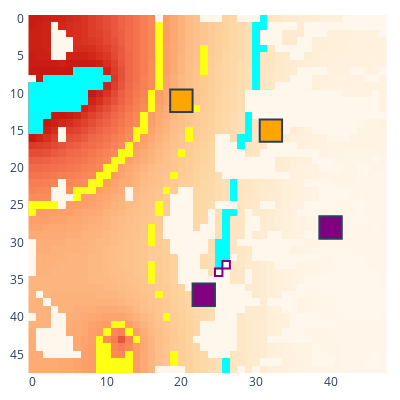

Notebook source saved alongside this figure:
### Code cell
from matplotlib import colors
from lux.kit import GameState
from luxai2022.unit import UnitType
import plotly.graph_objects as go
import re
from matplotlib.patches import Rectangle

from util import show_env, mpl_plot_path, plotly_plot_path
import util

env = get_test_env()
game_state = game_state_from_env(env)
units = _units(env)
unit = units[0]

fig = show_env(env, mode="plotly")
fig.show()

### Figure 1 — Plotly figure (JSON) as saved in the notebook; plotly's stock layout.template omitted (floating-point values rounded to 4 significant figures; data arrays with more than 128 entries replaced by an {"elided": "..."} marker saying what was removed)
{"data": [{"colorscale": [[0, "rgb(255,247,236)"], [0.125, "rgb(254,232,200)"], [0.25, "rgb(253,212,158)"], [0.375, "rgb(253,187,132)"], [0.5, "rgb(252,141,89)"], [0.625, "rgb(239,101,72)"], [0.75, "rgb(215,48,31)"], [0.875, "rgb(179,0,0)"], [1, "rgb(127,0,0)"]], "name": "Rubble", "showscale": false, "type": "heatmap", "z": {"elided": "48x48 int values"}}, {"colorscale": [[0, "#00ffff"], [1, "#00ffff"]], "hoverinfo": "skip", "showscale": false, "type": "heatmap", "z": {"elided": "48x48 int values"}}, {"colorscale": [[0, "#ffff14"], [1, "#ffff14"]], "hoverinfo": "skip", "showscale": false, "type": "heatmap", "z": {"elided": "48x48 int values"}}, {"colorscale": [[0, "#15b01a"], [1, "#15b01a"]], "hoverinfo": "skip", "showscale": false, "type": "heatmap", "z": {"elided": "48x48 null values"}}, {"customdata": [["unit_4", "player_0", "HEAVY", [25, 34], 671, 60, 0, 0, 0]], "hovertemplate": "%{customdata[0]} %{customdata[1]}<br>Type: %{customdata[2]}<br>Pos: %{customdata[3]}<br>Power: %{customdata[4]}<br>Ice: %{customdata[5]}<br>Ore: %{customdata[6]}<br>Water: %{customdata[7]}<br>Metal: %{customdata[8]}<br><extra></extra>", "name": "unit_4", "showscale": false, "type": "heatmap", "x": [25], "y": [34], "z": [4]}, {"customdata": [["unit_5", "player_0", "HEAVY", [26, 33], 47, 100, 0, 0, 0]], "hovertemplate": "%{customdata[0]} %{customdata[1]}<br>Type: %{customdata[2]}<br>Pos: %{customdata[3]}<br>Power: %{customdata[4]}<br>Ice: %{customdata[5]}<br>Ore: %{customdata[6]}<br>Water: %{customdata[7]}<br>Metal: %{customdata[8]}<br><extra></extra>", "name": "unit_5", "showscale": false, "type": "heatmap", "x": [26], "y": [33], "z": [5]}], "layout": {"coloraxis": {"showscale": false}, "height": 400, "margin": {"b": 10, "l": 10, "r": 10, "t": 10}, "plot_bgcolor": "rgba(0, 0, 0, 0)", "shapes": [{"fillcolor": "purple", "type": "rect", "x0": 21.5, "x1": 24.5, "y0": 35.5, "y1": 38.5}, {"fillcolor": "purple", "type": "rect", "x0": 38.5, "x1": 41.5, "y0": 26.5, "y1": 29.5}, {"fillcolor": "orange", "type": "rect", "x0": 18.5, "x1": 21.5, "y0": 9.5, "y1": 12.5}, {"fillcolor": "orange", "type": "rect", "x0": 30.5, "x1": 33.5, "y0": 13.5, "y1": 16.5}, {"fillcolor": "white", "line": {"color": "purple"}, "type": "rect", "x0": 24.5, "x1": 25.5, "y0": 33.5, "y1": 34.5}, {"fillcolor": "white", "line": {"color": "purple"}, "type": "rect", "x0": 25.5, "x1": 26.5, "y0": 32.5, "y1": 33.5}], "width": 400, "xaxis": {"autorange": true, "domain": [0, 1], "range": [-0.7667, 47.77], "type": "linear"}, "yaxis": {"autorange": true, "domain": [0, 1], "range": [47.5, -0.5], "scaleanchor": "x", "type": "linear"}}}
